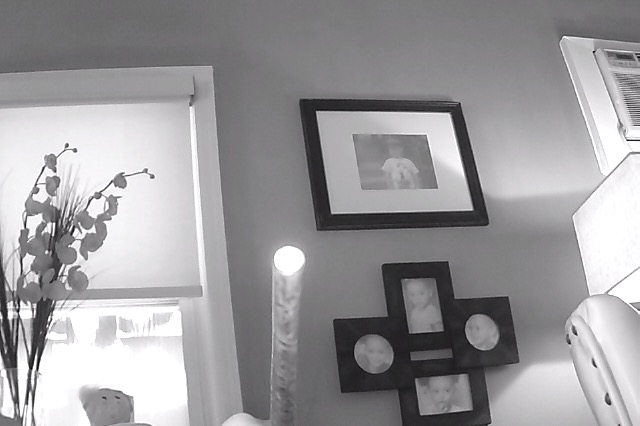
#> input picture images/wand1.jpg, 640 x 426 px, given in place of the camera
$ python main.py   (older library calls are emulated)
#> lines starting #> are read from the running program, lines starting #| are printed output that depends on the picture; after the words box and inside, x2 and y2 are one past the last pixel; in counts of white or black regions, pixels touching at a corner belong together
import cv2
import numpy
from matplotlib import pyplot as plt
from matplotlib import animation as anim

p = []

def grabFrame(vc):
    ret, frame = vc.read()
    return (ret, cv2.cvtColor(frame, cv2.COLOR_BGR2RGB) if ret else None)

def processFrame(frame, fgbg):
    # Convert to grayscale
    img = cv2.cvtColor(frame, cv2.COLOR_RGB2GRAY)

    fgmask = fgbg.apply(img)

    # Create a blurred images to smooth it out
    blur = cv2.medianBlur(img, 7)

    # Create a mask that includes only bright white elements
    ret, mask = cv2.threshold(blur, 252, 255, cv2.THRESH_BINARY)

    mask = numpy.bitwise_and(fgmask, mask)

    # Look for edges in the mask image
    imgc, contours, hier = cv2.findContours(mask, cv2.RETR_EXTERNAL, cv2.CHAIN_APPROX_NONE)

    # Draw the contours on the image
    cv2.drawContours(frame, contours, -1, (255, 0, 0), 2)

    # Find the centroid of each contour
    for i in range(len(contours)):
        c = contours[i];
        m = cv2.moments(c)

        if m['m00'] > 0:
            cx = int(m['m10']/m['m00'])
            cy = int(m['m01']/m['m00'])

            # Draw the path the centroid has taken
            # TODO: store the trail for each centroid in a separate array
            # p.append([cx, cy])
            # np = numpy.array(p)
            #if len(p) >= 3:
            #    cv2.polylines(frame, numpy.int32([np]), False, (0, 0, 255), 2)

            # Draw the centroid on the image
            cv2.circle(frame, (cx, cy), 2, (0, 255, 0), 2)

    return [frame, fgmask, imgc, mask]

def update(j, vc, fgbg, aimgs):
    ret, frame = grabFrame(vc)
    if (not ret):
        return

    images = processFrame(frame, fgbg)
    for i in range(len(images)):
        aimgs[i].set_data(images[i])

def circles():
    print("Reading video file")
    #vc = cv2.VideoCapture("images/wand_cross1.mov")
    vc = cv2.VideoCapture(0)
    if (not vc.isOpened()):
        print("Could not read video file")
        exit(1)

    figure, subplots = plt.subplots(2, 2)
    titles = ['frame', 'fgmask', 'contours', 'mask']

    fgbg = cv2.createBackgroundSubtractorMOG2(history=120)

    ret, frame = grabFrame(vc)
#> in grabFrame, frame is the input picture: shape (426, 640, 3); mean B, G, R 156.3, 154.1, 155.3
#> ret = True
    if (not ret):
        print("Could not grab first frame. Exiting...")
        exit(1)

    images = processFrame(frame, fgbg)
#> in processFrame, `fgmask = fgbg.apply(img)`: fgmask: shape (426, 640); every value is 127
#> in processFrame, `blur = cv2.medianBlur(img, 7)`:
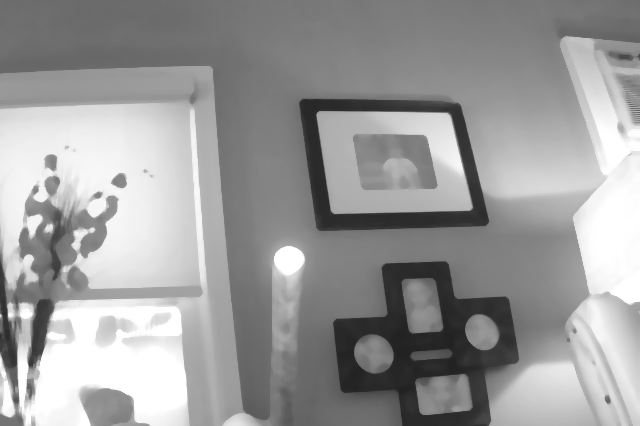
#> blur: shape (426, 640); min 34, max 255, mean 155.1
#> in processFrame, `ret, mask = cv2.threshold(blur, 252, 255, cv2.THRESH_BINARY)`:
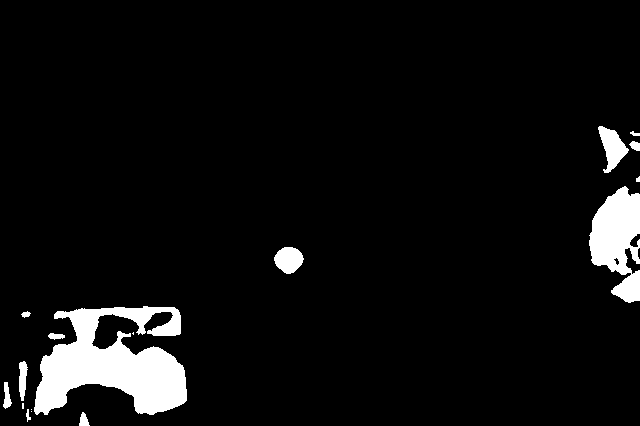
#> mask: shape (426, 640); 5.8% white; 17 white regions (5 under 20 px), largest, box (x1, y1, x2, y2) and area: (34, 306, 187, 415) 9764, (589, 186, 640, 303) 3827, (598, 126, 629, 173) 739
#> in processFrame, `mask = numpy.bitwise_and(fgmask, mask)`: mask: shape (426, 640); values 0 (black) and 127 (white), 5.8% white; 17 white regions (5 under 20 px)
#> in processFrame, `imgc, contours, hier = cv2.findContours(mask, cv2.RETR_EXTERNAL, cv2.C..`: contours = 17 contours, 7 with area under 20; largest, box (x1, y1, x2, y2) and area: (34, 306, 187, 415) 9356, (589, 186, 640, 303) 3654, (598, 126, 629, 173) 682, (274, 247, 304, 274) 548, (19, 361, 28, 401) 210
#> in processFrame, `cv2.drawContours(frame, contours, -1, (255, 0, 0), 2)`:
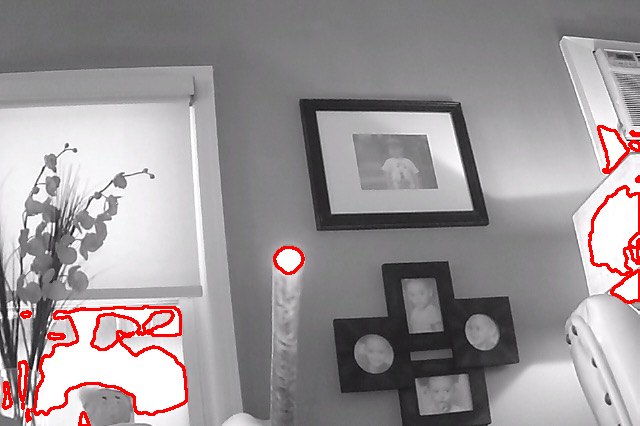
#> frame: shape (426, 640, 3); mean R, G, B 155.5, 148.7, 150.8
#> the loop in processFrame, `for i in range(len(contours)):` made 17 passes
#> (c, cx, cy) on pass 9: ([[133, 332], [132, 333], [133, 334], [133, 333]], 132, 333)
#> (cx, cy) on passes 1, 4, 5, 6, 7, 8: (83, 419), (27, 415), (22, 405), (6, 396), (22, 378), (55, 335)
#> after the loop in processFrame, `for i in range(len(contours)):`:
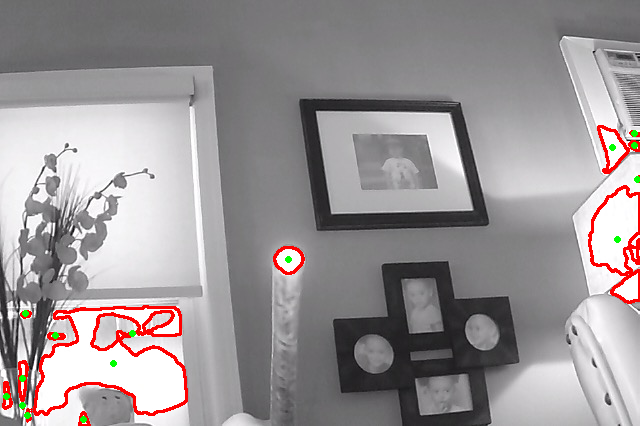
#> frame: shape (426, 640, 3); 0.2% of pixels changed, all inside (x1, y1, x2, y2) = (3, 130, 640, 423)
#> images = 4 items

    aimgs = []
    for i in range(len(images)):
        plt.subplot(2, 2, i+1)
        aimg = plt.imshow(images[i], 'gray')
        plt.title(titles[i])
        plt.xticks([])
        plt.yticks([])
        aimgs.append(aimg)
#> this loop made 4 passes
#> after the loop, aimgs = 4 items

    f = anim.FuncAnimation(figure, update, interval=10, fargs=(vc, fgbg, aimgs))

    plt.show()
#> the loop in update, `for i in range(len(images)):` made 4 passes
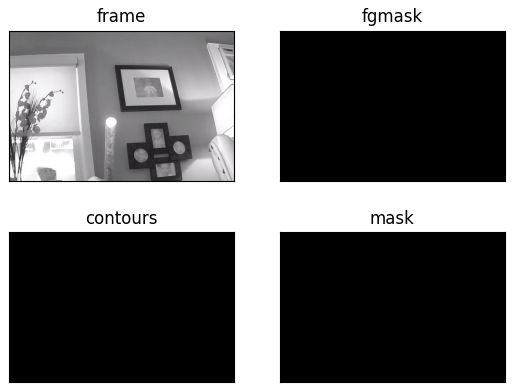
#> figure drawn by matplotlib, 4 panels

def image():
    print("Reading image file")
    img = cv2.imread("images/wand2.jpg", cv2.IMREAD_GRAYSCALE)
    if img.data == None:
        print("Could not open image file. Exiting...")
        exit(1)

    print("Showing image in window")
    cv2.imshow('wand1', img)

    print("Waiting for keyboard input...")
    cv2.waitKey(0)

    print("Destroying all windows")
    cv2.destroyAllWindows()

if __name__ == "__main__":
    print("Running...")
    circles()
    print("Exiting...")
